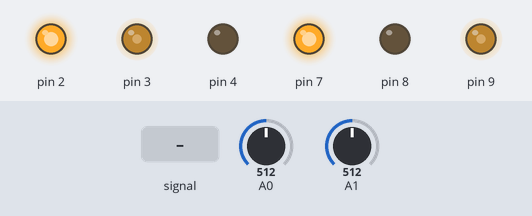
Bench run of a sketch on a simulated Arduino Uno, built with avr-gcc and run on an emulated ATmega328P. Shown: output pins drawn as LEDs (lit = HIGH). Inputs (shaded band) come from the test bench; at power-on: A0 = 512, A1 = 512.

Above: at 1.2 s.
1.3 s: A0 fed a 200 Hz sine of ±255 counts around its level
Timing chart, 0 to 3.1 s (numbered marks = the images above; inputs shaded):
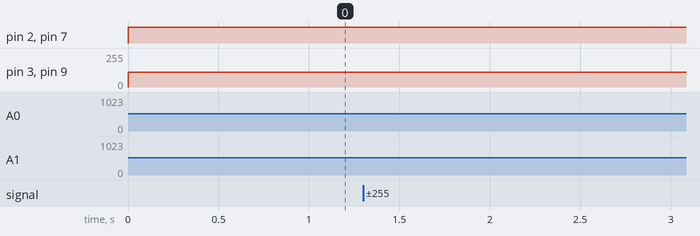

The sketch:

linetrace_110ver_success.ino
```cpp
int base_duty =110;
//これが基本のスピードになるよ
float Kp=0.076;
float Ki=0;
float Kd=0.0000000000007;
// float Kp=0.057;100
// float Ki=0;
// float Kd=0.0000000000007;
// float Kp=0.06;95
// float Ki=0;
// float Kd=0.0000000000007;
// float Kp=0.057; 90
// float Ki=0;
// float Kd=0.0000000000007;
// float Kp=0.07;85
// float Ki=0;
// float Kd=0.0000000000007;
//PID制御の定数 これを調整してほしい
/*調整の方針
  １．まずKpを調節(でかすぎると曲がりすぎるから 曲がりすぎないくらいに下げてから
  ギリギリまで上げる)
  ２．kpがいい感じになった（kpだけで動く）らKiの調整
      理屈的には kiのおかげで、ギザギザしなくなるはず
  3.kdの調整
    kdなしで動いている班もあるのでじかんかかりそうなら速さ上げてもいい
    ki,kpよりだいぶ小さくなるはず
  4.うまく走るセッティングが見つかったら、記録して、スピードを上げる

  この繰り返し
*/

int LRdiff;
float adj;
float dt;
float pretime;
float P,I,D;
float preP = 0;
//PID制御で使うやつ

void setup() {
  // put your setup code here, to run once:
  pinMode(2, OUTPUT);
  pinMode(3, OUTPUT);
  pinMode(4, OUTPUT);
  pinMode(7, OUTPUT);
  pinMode(8, OUTPUT);
  pinMode(9, OUTPUT);
  Serial.begin(9600);
}

void loop() {

  forward_mode();

  //前方センサー
  PID_control();
  //PID制御をおこなうよ！

}

float PID_calc(int x){
  //PID制御の計算部分
  dt = (micros()-pretime)/1000000;
  pretime = micros();
  P = x;
  I += P*dt;

  D = (P-preP)/dt;

  preP = P;

  return Kp*P+Kd*D+Ki*I;
}
void PID_control(){
  //PID制御の入出力部分

  LRdiff = analogRead(A1)-analogRead(A0);
  //右が黒の時正　左が黒の時負になるよ！ 0~1023
  adj = PID_calc(LRdiff);
  //LRdiffを0に近づけたい！

  analogWrite(3,base_duty-adj);//右制御
  analogWrite(9,base_duty+adj );//左制御
}
void forward_mode(){
  digitalWrite(2,HIGH);
  digitalWrite(4,LOW);
  digitalWrite(7,HIGH);
  digitalWrite(8,LOW);
  //前進するよ
}
```
